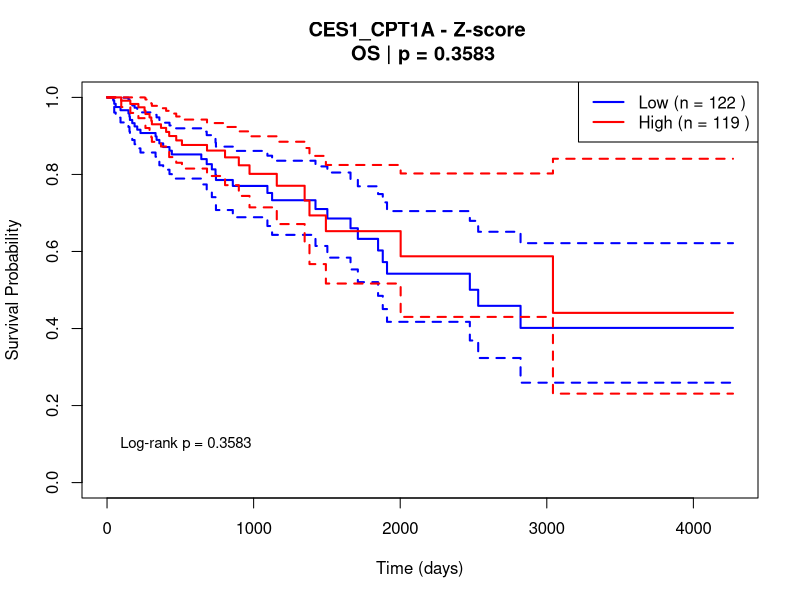
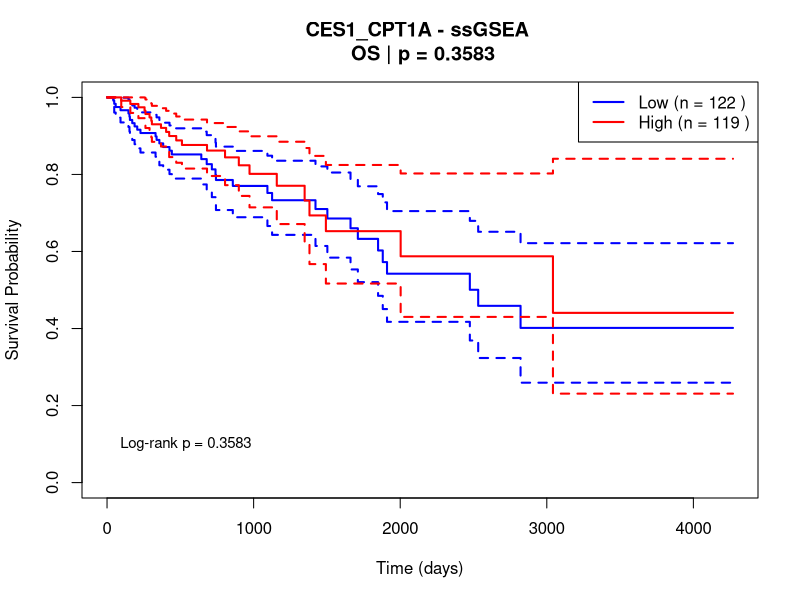
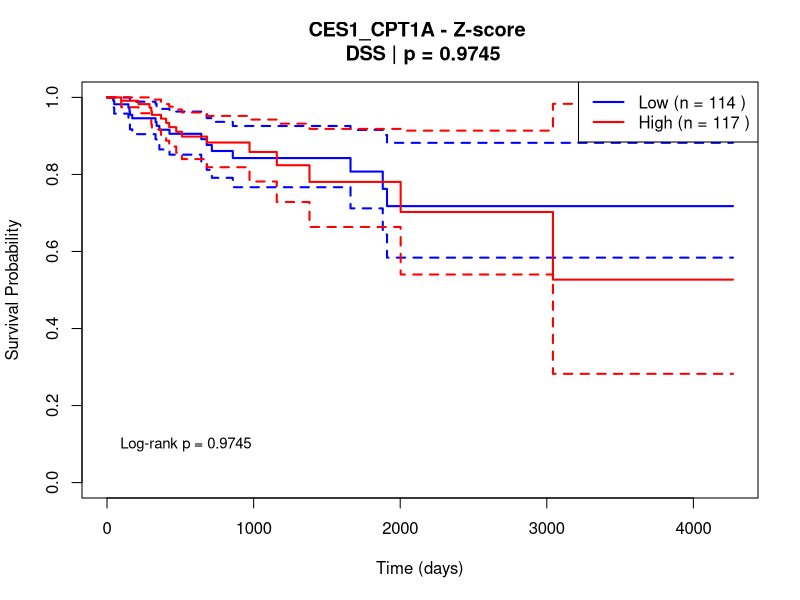
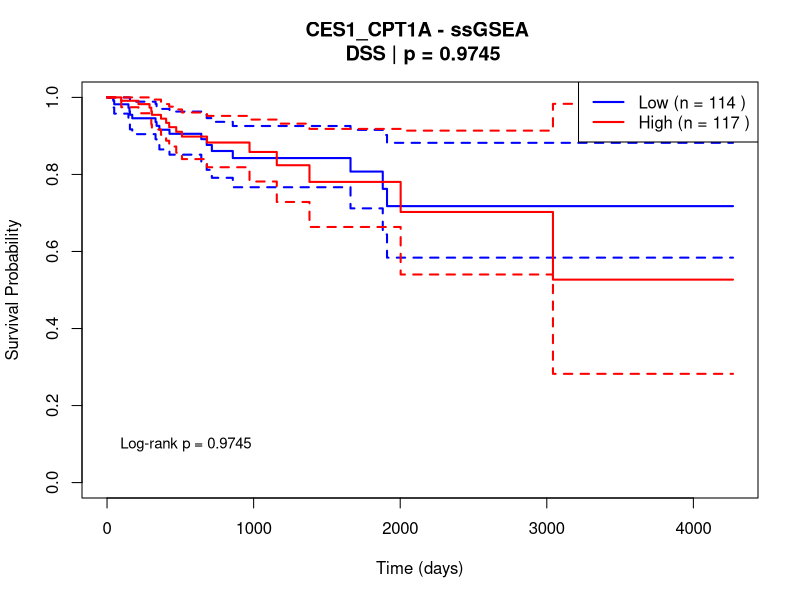
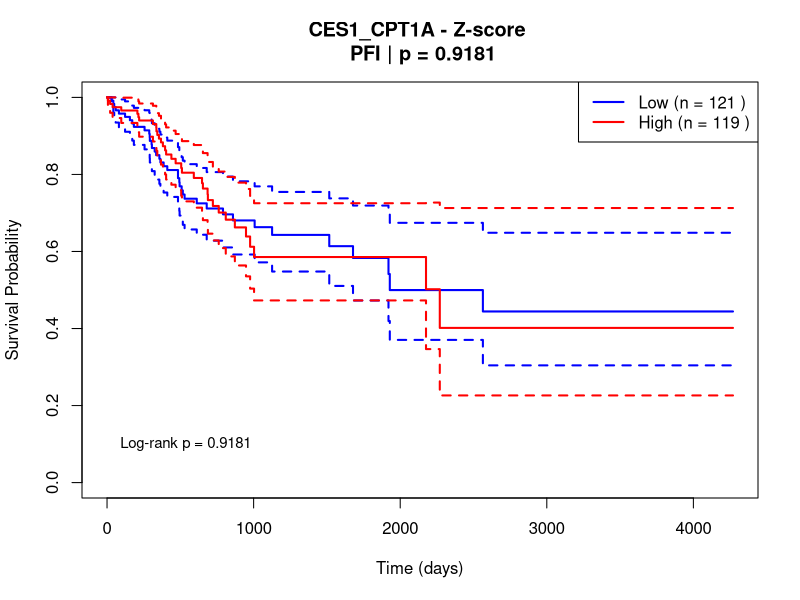
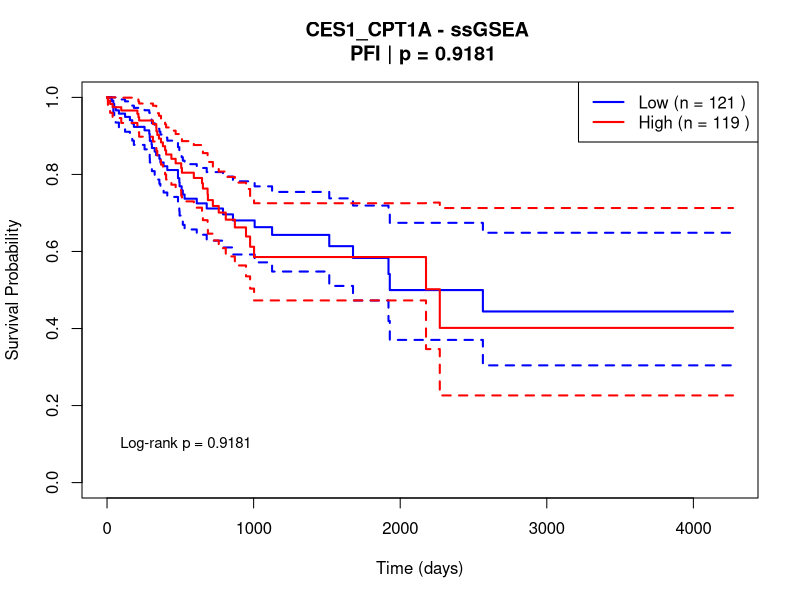
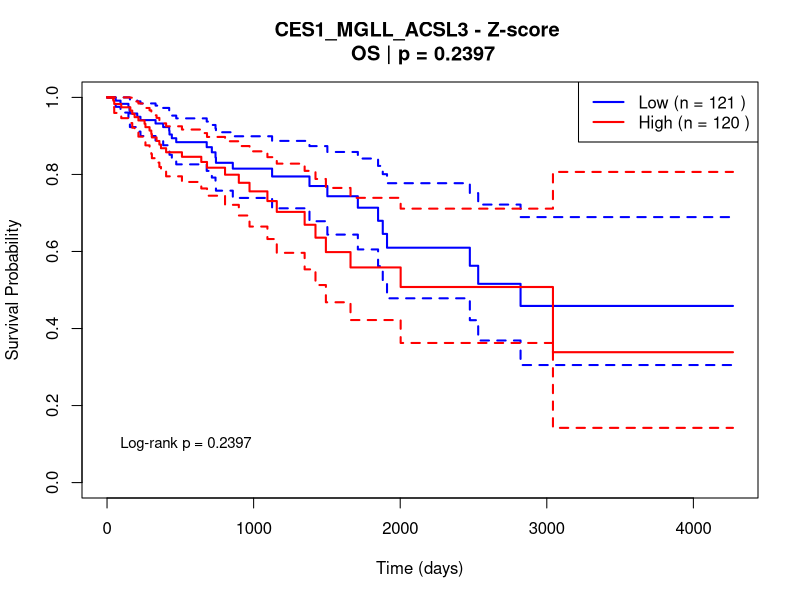
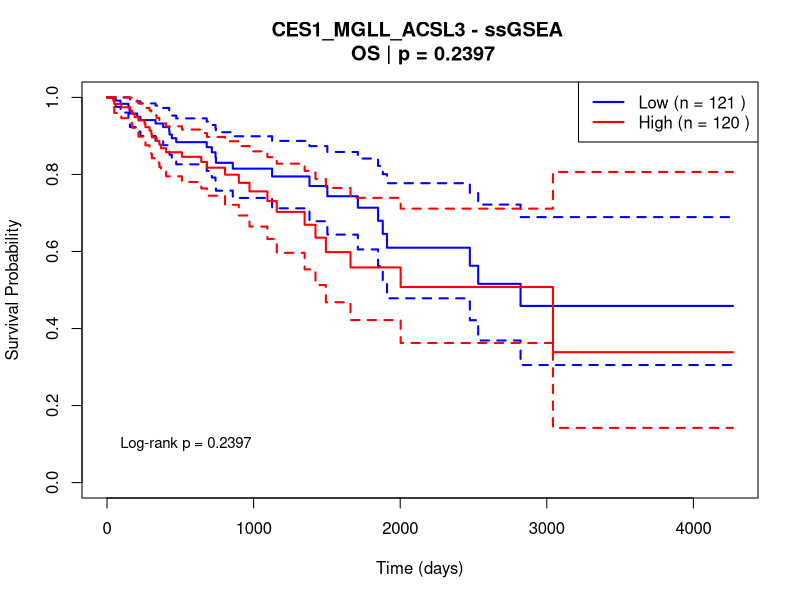

The R script that drew these images, in order:
# Method comparison - z-score vs ssGSEA 
# Task 3 from my internship - comparing the two approaches Daniel showed me
# Using base R plots because ggsurvplot kept breaking

library(survival)
library(dplyr)
library(ggplot2)

# Load my data as usual
setwd("C:/Users/alici/OneDrive/Documents/University/Year 2/internship!!!/Alicia/DATA")
DF <- read.csv("merged_COAD_primary_4genes_vFINAL.csv")

# Make folders to organize everything - learned this is important!
main_folder <- "KM_task3_method_comparison"
zscore_folder <- file.path(main_folder, "zscore_plots")
ssgsea_folder <- file.path(main_folder, "ssgsea_plots")
comparison_folder <- file.path(main_folder, "comparison_results")

for(folder in c(main_folder, zscore_folder, ssgsea_folder, comparison_folder)) {
  if (!dir.exists(folder)) {
    dir.create(folder, recursive = TRUE)
    print(paste("Created folder:", folder))
  }
}

# Settings - using median split like we discussed
THRESHOLD <- 0.50
gene_signatures <- list(
  "CES1_CPT1A" = c("CES1", "CPT1A"),
  "CES1_MGLL_ACSL3" = c("CES1", "MGLL", "ACSL3"), 
  "CES1_MGLL_CPT1A" = c("CES1", "MGLL", "CPT1A"),
  "CES1_CPT1A_ACSL3" = c("CES1", "CPT1A", "ACSL3"),
  "CES1_MGLL_CPT1A_ACSL3" = c("CES1", "MGLL", "CPT1A", "ACSL3")
)

print("Method comparison analysis")
print(paste("Working with", nrow(DF), "patients"))

# Method 1: Z-score approach (using the columns I already calculated)
get_zscore_group <- function(df, sig_name, threshold = 0.50) {
  zscore_col <- paste0("zsign_", sig_name)
  if(!zscore_col %in% colnames(df)) {
    print(paste("Can't find z-score column:", zscore_col))
    return(NULL)
  }
  
  zscore_values <- df[[zscore_col]]
  threshold_value <- quantile(zscore_values, threshold, na.rm = TRUE)
  return(ifelse(zscore_values > threshold_value, "High", "Low"))
}

# Method 2: ssGSEA approach (simplified version since GSVA kept failing)
calculate_ssgsea_group <- function(df, genes, threshold = 0.50) {
  print(paste("Using simplified ssGSEA for", paste(genes, collapse="+")))
  # Just using mean z-score as a fallback - Daniel said this was OK for comparison
  combined_score <- rowMeans(scale(df[genes]), na.rm = TRUE)
  threshold_value <- quantile(combined_score, threshold, na.rm = TRUE)
  return(ifelse(combined_score > threshold_value, "High", "Low"))
}

# Survival analysis using base R - ggsurvplot was too complicated
run_survival_analysis_baseR <- function(df, group_col, method_name, signature_name, endpoint, save_folder) {
  
  print(paste("    Running", method_name, "for", endpoint))
  
  # Set up column names
  time_col <- paste0(endpoint, ".time")
  event_col <- endpoint
  
  # Check I have the right columns
  required_cols <- c(time_col, event_col, group_col)
  if(!all(required_cols %in% colnames(df))) {
    print(paste("    Missing columns:", paste(required_cols[!required_cols %in% colnames(df)], collapse=", ")))
    return(NULL)
  }
  
  # Clean up the data
  clean_data <- data.frame(
    time = as.numeric(df[[time_col]]),
    event = as.numeric(df[[event_col]]),
    group = as.character(df[[group_col]]),
    stringsAsFactors = FALSE
  )
  
  # Remove problematic rows
  clean_data <- clean_data[complete.cases(clean_data), ]
  clean_data <- clean_data[clean_data$time > 0, ]
  clean_data <- clean_data[clean_data$event %in% c(0, 1), ]
  clean_data <- clean_data[clean_data$group %in% c("High", "Low"), ]
  
  if(nrow(clean_data) < 10) {
    print(paste("    Not enough data:", nrow(clean_data), "rows"))
    return(NULL)
  }
  
  # Check group sizes 
  group_table <- table(clean_data$group)
  n_high <- as.numeric(group_table["High"])
  n_low <- as.numeric(group_table["Low"])
  
  if(is.na(n_high)) n_high <- 0
  if(is.na(n_low)) n_low <- 0
  
  if(n_high < 5 || n_low < 5) {
    print(paste("    Groups too small - High:", n_high, "Low:", n_low))
    return(NULL)
  }
  
  # Make sure group is a factor
  clean_data$group <- factor(clean_data$group, levels = c("Low", "High"))
  
  # Do the survival analysis
  tryCatch({
    
    # Fit survival curves for each group
    surv_high <- survfit(Surv(time, event) ~ 1, data = clean_data[clean_data$group == "High", ])
    surv_low <- survfit(Surv(time, event) ~ 1, data = clean_data[clean_data$group == "Low", ])
    
    # Log-rank test
    test_result <- survdiff(Surv(time, event) ~ group, data = clean_data)
    pval <- 1 - pchisq(test_result$chisq, df = 1)
    
    # Make filename - had to clean up special characters
    safe_sig <- gsub("[^A-Za-z0-9_]", "_", signature_name)
    safe_method <- gsub("[^A-Za-z0-9_]", "_", method_name)
    filename <- paste0(safe_sig, "_", safe_method, "_", endpoint, ".png")
    filepath <- file.path(save_folder, filename)
    
    # Create the plot using base R
    png(filepath, width = 800, height = 600, res = 150)
    
    # Plot the curves
    plot(surv_low, col = "blue", lwd = 2, 
         xlab = "Time (days)", ylab = "Survival Probability",
         main = paste(signature_name, "-", method_name, "\n", endpoint, "| p =", round(pval, 4)))
    
    lines(surv_high, col = "red", lwd = 2)
    
    # Add legend
    legend("topright", 
           legend = c(paste("Low (n =", n_low, ")"), paste("High (n =", n_high, ")")),
           col = c("blue", "red"), 
           lwd = 2)
    
    # Add p-value
    text(x = max(clean_data$time) * 0.02, y = 0.1, 
         labels = paste("Log-rank p =", round(pval, 4)), 
         adj = 0, cex = 0.9)
    
    dev.off()
    
    print(paste("    Saved:", filename))
    
    return(list(
      signature = signature_name,
      method = method_name,
      endpoint = endpoint,
      n_high = n_high,
      n_low = n_low,
      pval = pval,
      significant = pval < 0.05,
      filename = filename
    ))
    
  }, error = function(e) {
    print(paste("    Error:", e$message))
    return(NULL)
  })
}

# Main analysis loop
results <- data.frame()

for(sig_name in names(gene_signatures)) {
  genes <- gene_signatures[[sig_name]]
  
  # Check I have all the genes
  if(!all(genes %in% colnames(DF))) {
    missing <- genes[!genes %in% colnames(DF)]
    print(paste("Skipping", sig_name, "- missing genes:", paste(missing, collapse=", ")))
    next
  }
  
  print(paste("\nAnalyzing:", sig_name))
  print(paste("Genes:", paste(genes, collapse = ", ")))
  
  # Get groups using both methods
  zscore_groups <- get_zscore_group(DF, sig_name, THRESHOLD)
  if(is.null(zscore_groups)) {
    print(paste("Failed to create z-score groups for", sig_name))
    next
  }
  
  ssgsea_groups <- calculate_ssgsea_group(DF, genes, THRESHOLD)
  
  # Add to dataframe
  z_col <- paste0("task3_z_", sig_name)
  s_col <- paste0("task3_s_", sig_name)
  DF[[z_col]] <- zscore_groups
  DF[[s_col]] <- ssgsea_groups
  
  # Check group sizes
  print(paste("Z-score groups: High =", sum(zscore_groups == "High", na.rm=T), 
              "| Low =", sum(zscore_groups == "Low", na.rm=T)))
  print(paste("ssGSEA groups: High =", sum(ssgsea_groups == "High", na.rm=T), 
              "| Low =", sum(ssgsea_groups == "Low", na.rm=T)))
  
  # Test each survival endpoint
  for(endpoint in c("OS", "DSS", "PFI")) {
    print(paste("  Testing", endpoint, ":"))
    
    # Run both methods
    z_result <- run_survival_analysis_baseR(DF, z_col, "Z-score", sig_name, endpoint, zscore_folder)
    s_result <- run_survival_analysis_baseR(DF, s_col, "ssGSEA", sig_name, endpoint, ssgsea_folder)
    
    # Compare results if both worked
    if(!is.null(z_result) && !is.null(s_result)) {
      
      # Save comparison
      comp_row <- data.frame(
        Signature = sig_name,
        Genes = paste(genes, collapse = ", "),
        Endpoint = endpoint,
        ZScore_P = round(z_result$pval, 6),
        ssGSEA_P = round(s_result$pval, 6),
        ZScore_Sig = z_result$significant,
        ssGSEA_Sig = s_result$significant,
        Better_Method = ifelse(z_result$pval < s_result$pval, "Z-score", "ssGSEA"),
        P_Difference = round(z_result$pval - s_result$pval, 6),
        stringsAsFactors = FALSE
      )
      
      results <- rbind(results, comp_row)
      
      # Show comparison
      print(paste("    Z-score: p =", round(z_result$pval, 4), 
                  ifelse(z_result$significant, "(significant)", "")))
      print(paste("    ssGSEA:  p =", round(s_result$pval, 4), 
                  ifelse(s_result$significant, "(significant)", "")))
      print(paste("    Winner: ", comp_row$Better_Method))
      
    } else {
      print("    One or both methods failed")
    }
  }
}

# Save and summarize everything
if(nrow(results) > 0) {
  
  print("\n==================================================")
  print("COMPARISON RESULTS")
  print("==================================================")
  
  # Show main results
  display_results <- results[, c("Signature", "Endpoint", "ZScore_P", "ssGSEA_P", "Better_Method")]
  print(display_results)
  
  # Save detailed results
  results_file <- file.path(comparison_folder, "task3_method_comparison.csv")
  write.csv(results, results_file, row.names = FALSE)
  print(paste("\nDetailed results saved:", results_file))
  
  # Summary stats
  print("\nSUMMARY:")
  total <- nrow(results)
  z_wins <- sum(results$Better_Method == "Z-score")
  s_wins <- sum(results$Better_Method == "ssGSEA")
  both_sig <- sum(results$ZScore_Sig & results$ssGSEA_Sig)
  either_sig <- sum(results$ZScore_Sig | results$ssGSEA_Sig)
  
  print(paste("Total comparisons:", total))
  print(paste("Z-score better:", z_wins, paste0("(", round(100*z_wins/total, 1), "%)")))
  print(paste("ssGSEA better:", s_wins, paste0("(", round(100*s_wins/total, 1), "%)")))
  print(paste("Both significant:", both_sig, paste0("(", round(100*both_sig/total, 1), "%)")))
  print(paste("Either significant:", either_sig, paste0("(", round(100*either_sig/total, 1), "%)")))
  
  # Which signatures worked best
  print("\nSIGNATURE PERFORMANCE:")
  sig_summary <- results %>%
    group_by(Signature) %>%
    summarise(
      Comparisons = n(),
      Z_Significant = sum(ZScore_Sig),
      S_Significant = sum(ssGSEA_Sig),
      Total_Significant = sum(ZScore_Sig | ssGSEA_Sig),
      Success_Rate = round(100 * Total_Significant / Comparisons, 1),
      .groups = 'drop'
    ) %>%
    arrange(desc(Success_Rate))
  
  print(sig_summary)
  
  # Create a summary report file
  report_file <- file.path(comparison_folder, "task3_summary_report.txt")
  sink(report_file)
  cat("METHOD COMPARISON SUMMARY\n")
  cat("========================\n\n")
  cat("Date:", as.character(Sys.Date()), "\n")
  cat("Total patients:", nrow(DF), "\n")
  cat("Threshold used:", THRESHOLD, "(median split)\n\n")
  cat("RESULTS:\n")
  cat("Total comparisons:", total, "\n")
  cat("Z-score performed better:", z_wins, paste0("(", round(100*z_wins/total, 1), "%)"), "\n")
  cat("ssGSEA performed better:", s_wins, paste0("(", round(100*s_wins/total, 1), "%)"), "\n")
  cat("Both methods significant:", both_sig, paste0("(", round(100*both_sig/total, 1), "%)"), "\n")
  cat("Either method significant:", either_sig, paste0("(", round(100*either_sig/total, 1), "%)"), "\n\n")
  cat("SIGNATURE PERFORMANCE:\n")
  print(sig_summary)
  sink()
  
} else {
  print("No successful comparisons - something went wrong")
}

# CORRELATION ANALYSIS - Added as requested
print("\n==================================================")
print("CORRELATION ANALYSIS")
print("==================================================")

# Create folder for correlation plots
correlation_folder <- file.path(main_folder, "correlation_plots")
if (!dir.exists(correlation_folder)) {
  dir.create(correlation_folder, recursive = TRUE)
  print(paste("Created folder:", correlation_folder))
}

# Store correlation results
correlation_results <- data.frame()

for(sig_name in names(gene_signatures)) {
  genes <- gene_signatures[[sig_name]]
  
  # Check I have all the genes (same check as before)
  if(!all(genes %in% colnames(DF))) {
    missing <- genes[!genes %in% colnames(DF)]
    print(paste("Skipping correlation for", sig_name, "- missing genes:", paste(missing, collapse=", ")))
    next
  }
  
  print(paste("Creating correlation plot for:", sig_name))
  
  # Get z-score values (continuous)
  zscore_col <- paste0("zsign_", sig_name)
  if(!zscore_col %in% colnames(DF)) {
    print(paste("Can't find z-score column:", zscore_col))
    next
  }
  zscore_values <- DF[[zscore_col]]
  
  # Calculate ssGSEA values (continuous) - same method as before
  ssgsea_values <- rowMeans(scale(DF[genes]), na.rm = TRUE)
  
  # Remove rows with missing values
  complete_data <- data.frame(
    zscore = zscore_values,
    ssgsea = ssgsea_values
  )
  complete_data <- complete_data[complete.cases(complete_data), ]
  
  if(nrow(complete_data) < 10) {
    print(paste("Not enough complete data for", sig_name, ":", nrow(complete_data), "rows"))
    next
  }
  
  # Calculate correlation
  correlation <- cor(complete_data$zscore, complete_data$ssgsea, method = "pearson")
  correlation_spearman <- cor(complete_data$zscore, complete_data$ssgsea, method = "spearman")
  
  # Statistical test
  cor_test <- cor.test(complete_data$zscore, complete_data$ssgsea, method = "pearson")
  
  print(paste("  Pearson correlation:", round(correlation, 3)))
  print(paste("  Spearman correlation:", round(correlation_spearman, 3)))
  print(paste("  P-value:", round(cor_test$p.value, 6)))
  
  # Create correlation plot
  safe_sig <- gsub("[^A-Za-z0-9_]", "_", sig_name)
  filename <- paste0("correlation_", safe_sig, ".png")
  filepath <- file.path(correlation_folder, filename)
  
  png(filepath, width = 800, height = 600, res = 150)
  
  # Create the scatter plot
  plot(complete_data$zscore, complete_data$ssgsea,
       xlab = "Z-score Signature Score",
       ylab = "ssGSEA Signature Score (simplified)",
       main = paste("Correlation:", sig_name, "\nGenes:", paste(genes, collapse = ", ")),
       pch = 16, col = rgb(0, 0, 1, 0.6), cex = 0.8)
  
  # Add regression line
  abline(lm(ssgsea ~ zscore, data = complete_data), col = "red", lwd = 2)
  
  # Add correlation info
  legend("topleft", 
         legend = c(
           paste("n =", nrow(complete_data)),
           paste("Pearson r =", round(correlation, 3)),
           paste("Spearman ρ =", round(correlation_spearman, 3)),
           paste("p =", round(cor_test$p.value, 4))
         ),
         bty = "n", cex = 0.9)
  
  # Add grid for better readability
  grid(col = "lightgray", lty = "dotted")
  
  dev.off()
  
  print(paste("  Saved correlation plot:", filename))
  
  # Store results
  corr_row <- data.frame(
    Signature = sig_name,
    Genes = paste(genes, collapse = ", "),
    N_Samples = nrow(complete_data),
    Pearson_R = round(correlation, 4),
    Spearman_Rho = round(correlation_spearman, 4),
    P_Value = round(cor_test$p.value, 6),
    Significant = cor_test$p.value < 0.05,
    R_Squared = round(correlation^2, 4),
    stringsAsFactors = FALSE
  )
  
  correlation_results <- rbind(correlation_results, corr_row)
}

# Save correlation results
if(nrow(correlation_results) > 0) {
  
  print("\nCORRELATION SUMMARY:")
  print(correlation_results[, c("Signature", "N_Samples", "Pearson_R", "Spearman_Rho", "P_Value")])
  
  # Save detailed correlation results
  corr_file <- file.path(correlation_folder, "correlation_results.csv")
  write.csv(correlation_results, corr_file, row.names = FALSE)
  print(paste("\nCorrelation results saved:", corr_file))
  
  # Summary statistics
  avg_pearson <- mean(correlation_results$Pearson_R, na.rm = TRUE)
  avg_spearman <- mean(correlation_results$Spearman_Rho, na.rm = TRUE)
  sig_correlations <- sum(correlation_results$Significant, na.rm = TRUE)
  
  print(paste("\nCorrelation Summary:"))
  print(paste("Average Pearson correlation:", round(avg_pearson, 3)))
  print(paste("Average Spearman correlation:", round(avg_spearman, 3)))
  print(paste("Significant correlations:", sig_correlations, "out of", nrow(correlation_results)))
  
  # Update the summary report with correlation info
  report_file <- file.path(comparison_folder, "task3_summary_report.txt")
  sink(report_file, append = TRUE)
  cat("\n\nCORRELATION ANALYSIS:\n")
  cat("====================\n")
  cat("Average Pearson correlation:", round(avg_pearson, 3), "\n")
  cat("Average Spearman correlation:", round(avg_spearman, 3), "\n")
  cat("Significant correlations:", sig_correlations, "out of", nrow(correlation_results), "\n\n")
  cat("DETAILED CORRELATION RESULTS:\n")
  print(correlation_results)
  sink()
  
} else {
  print("No correlation plots generated - check data")
}

# Final summary
print(paste("\nMethod comparison complete!"))
print(paste("Results saved in:", main_folder))

# Count files
z_files <- list.files(zscore_folder, pattern = "\\.png$")
s_files <- list.files(ssgsea_folder, pattern = "\\.png$")
corr_files <- list.files(correlation_folder, pattern = "\\.png$")
print(paste("Generated", length(z_files), "z-score plots,", length(s_files), "ssGSEA plots, and", length(corr_files), "correlation plots"))

if(length(z_files) > 0 || length(s_files) > 0) {
  print("\nTask 3 complete:")
  print("- Method comparison done")
  print("- Plots saved using base R")
  print("- CSV file has all the p-values")
  print("- Summary report written")
  print("- Correlation analysis included")
} else {
  print("\nNo plots generated - check data")
}